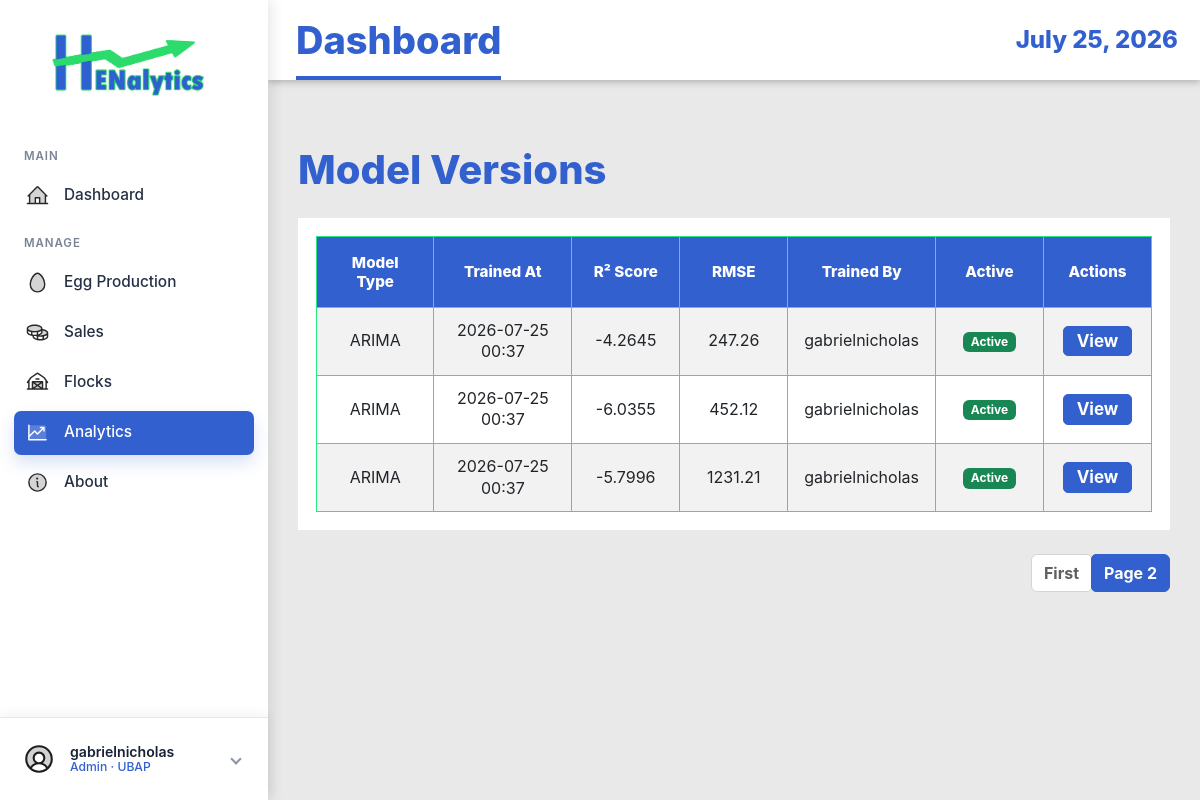
Page /model-versions/?page=2 (signed in) on the earlier database version.
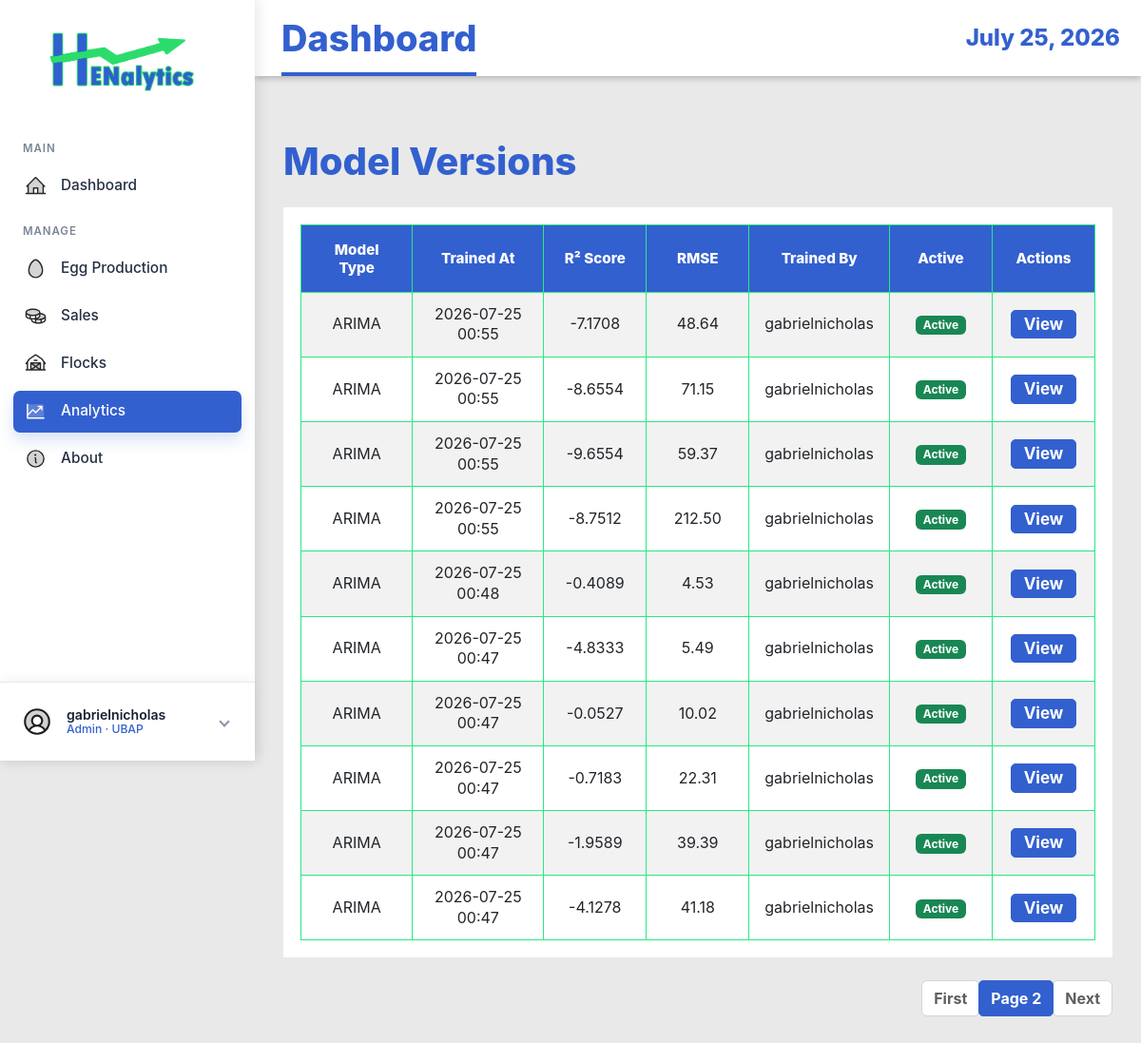
Same page on the later database version.
### EggProduction/models.py (models this page shows, shortened)
class ModelVersion(models.Model):
    MODEL_TYPE_CHOICES = (
        ('arima', 'ARIMA'),
        ('mlr', 'Multiple Linear Regression'),
        ('hybrid', 'Hybrid Model'),
        ('lstm', 'LSTM Neural Network'),
    )
    model_type = models.CharField(max_length=20, choices=MODEL_TYPE_CHOICES)
    trained_at = models.DateTimeField(auto_now_add=True)
    triggered_by = models.ForeignKey(User, on_delete=models.SET_NULL, null=True)
    r2_score = models.DecimalField(max_digits=5, decimal_places=4, null=True, blank=True)
    rmse = models.DecimalField(max_digits=10, decimal_places=2, null=True, blank=True)
    aic_score = models.DecimalField(max_digits=15, decimal_places=2, null=True, blank=True)
    arima_order = models.CharField(max_length=20, null=True, blank=True, help_text="Format: (p,d,q)")
    pkl_path = models.CharField(max_length=255, null=True, blank=True)
    is_active = models.BooleanField(default=True)
    training_rows = models.IntegerField(null=True, blank=True)
    created_at = models.DateTimeField(auto_now_add=True)
    class Meta:
        ordering = ['-trained_at']
        verbose_name_plural = "Model Versions"

### EggProduction/views.py (the view)
# urls.py: path('model-versions/', views.ModelVersionListView.as_view(), name='model-version-list'),
class ModelVersionListView(ManagerAccessMixin, ListView):
    model = ModelVersion
    template_name = 'egg_production/model_version_list.html'
    context_object_name = 'models'
    paginate_by = 10
    ordering = ['-trained_at']

### EggProduction/views.py (called while the page is built)
    def test_func(self):
        user = self.request.user
        try:
            profile = UserProfile.objects.get(user=user)
            return profile.role in ['admin', 'manager']
        except UserProfile.DoesNotExist:
            return user.is_superuser

### EggProduction/templates/egg_production/model_version_list.html (shortened to what this page needs)
{% extends 'base.html' %}
{% load static %}
{% block content %}
<div class="container mt-4">
    <h1 class="mb-4">Model Versions</h1>
    {% if models %}
    <div class="table-responsive">
        <table class="table table-striped table-hover">
            <thead class="table-dark">
                <tr>
                    <th>Model Type</th>
                    <th>Trained At</th>
                    <th>R² Score</th>
                    <th>RMSE</th>
                    <th>Trained By</th>
                    <th>Active</th>
                    <th>Actions</th>
                </tr>
            </thead>
            <tbody>
                {% for model in models %}
                <tr>
                    <td>{{ model.get_model_type_display }}</td>
                    <td>{{ model.trained_at|date:"Y-m-d H:i" }}</td>
                    <td>{{ model.r2_score|default:"N/A" }}</td>
                    <td>{{ model.rmse|default:"N/A" }}</td>
                    <td>{{ model.triggered_by.get_full_name|default:model.triggered_by.username }}</td>
                    <td>
                        {% if model.is_active %}
                        <span class="badge bg-success">Active</span>
                        {% else %}
                        <span class="badge bg-secondary">Inactive</span>
                        {% endif %}
                    </td>
                    <td>
                        <a href="{% url 'eggproduction:model-version-detail' model.pk %}"
                            class="btn btn-sm btn-info">View</a>
                    </td>
                </tr>
                {% endfor %}
            </tbody>
        </table>
    </div>
    {% if is_paginated %}
    <nav aria-label="Page navigation">
        <ul class="pagination justify-content-center">
            {% if page_obj.has_previous %}
            <li class="page-item"><a class="page-link" href="?page=1">First</a></li>
            {% endif %}
            <li class="page-item active"><a class="page-link" href="#">Page {{ page_obj.number }}</a></li>
            {% if page_obj.has_next %}
            <li class="page-item"><a class="page-link" href="?page={{ page_obj.next_page_number }}">Next</a></li>
            {% endif %}
        </ul>
    </nav>
    {% endif %}
    {% else %}
    <div class="alert alert-info">No models available.</div>
    {% endif %}
</div>
{% endblock %}

Differences in the rows shown:
no longer on this page (row unchanged): ModelVersion: model_type "ARIMA", trained_at "2026-07-25 00:37", r2_score "-4.2645", rmse "247.26", triggered_by.get_full_name "gabrielnicholas", is_active "Active"
no longer on this page (row unchanged): ModelVersion: model_type "ARIMA", trained_at "2026-07-25 00:37", r2_score "-6.0355", rmse "452.12", triggered_by.get_full_name "gabrielnicholas", is_active "Active"
no longer on this page (row unchanged): ModelVersion: model_type "ARIMA", trained_at "2026-07-25 00:37", r2_score "-5.7996", rmse "1231.21", triggered_by.get_full_name "gabrielnicholas", is_active "Active"
added ModelVersion: model_type "ARIMA", trained_at "2026-07-25 00:55", r2_score "-7.1708", rmse "48.64", triggered_by.get_full_name "gabrielnicholas", is_active "Active"
added ModelVersion: model_type "ARIMA", trained_at "2026-07-25 00:55", r2_score "-8.6554", rmse "71.15", triggered_by.get_full_name "gabrielnicholas", is_active "Active"
added ModelVersion: model_type "ARIMA", trained_at "2026-07-25 00:55", r2_score "-9.6554", rmse "59.37", triggered_by.get_full_name "gabrielnicholas", is_active "Active"
added ModelVersion: model_type "ARIMA", trained_at "2026-07-25 00:55", r2_score "-8.7512", rmse "212.50", triggered_by.get_full_name "gabrielnicholas", is_active "Active"
added ModelVersion: model_type "ARIMA", trained_at "2026-07-25 00:48", r2_score "-0.4089", rmse "4.53", triggered_by.get_full_name "gabrielnicholas", is_active "Active"
added ModelVersion: model_type "ARIMA", trained_at "2026-07-25 00:47", r2_score "-4.8333", rmse "5.49", triggered_by.get_full_name "gabrielnicholas", is_active "Active"
added ModelVersion: model_type "ARIMA", trained_at "2026-07-25 00:47", r2_score "-0.0527", rmse "10.02", triggered_by.get_full_name "gabrielnicholas", is_active "Active"
added ModelVersion: model_type "ARIMA", trained_at "2026-07-25 00:47", r2_score "-0.7183", rmse "22.31", triggered_by.get_full_name "gabrielnicholas", is_active "Active"
added ModelVersion: model_type "ARIMA", trained_at "2026-07-25 00:47", r2_score "-1.9589", rmse "39.39", triggered_by.get_full_name "gabrielnicholas", is_active "Active"
added ModelVersion: model_type "ARIMA", trained_at "2026-07-25 00:47", r2_score "-4.1278", rmse "41.18", triggered_by.get_full_name "gabrielnicholas", is_active "Active"
Other differences:
text now shown: "Next"
